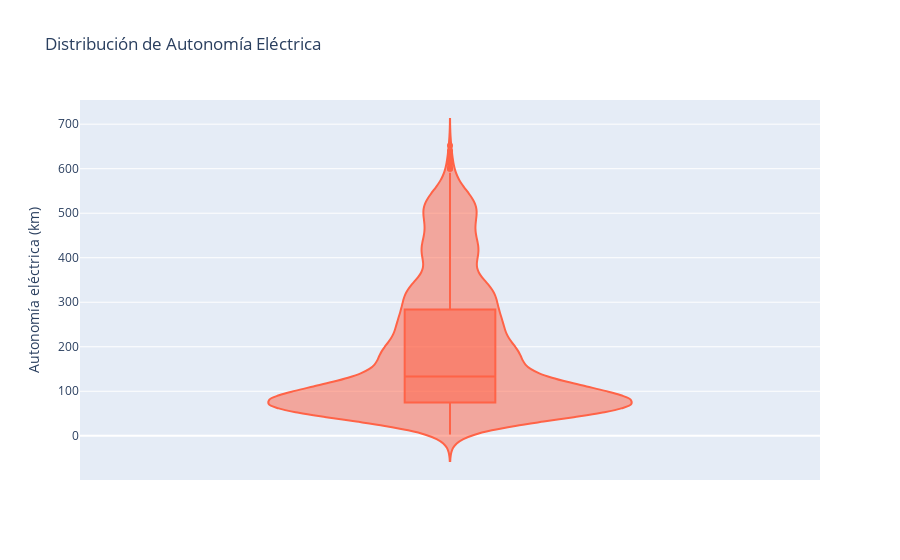

The cell this chart's notebook holds for it:
### Markdown cell above
Cambiar esto
En la grafica se aprecia que la autonomia de los vehiculos esta condensada entre 106 y 323 km desglosado de la siguiente manera:

-1839 tienen un valor de autonomia del vehiculo menor de 133 por lo cual hay una tendencia 
alta en la fabricacion/venta de este tipo de vehiculos.

-906 vehiculos con autonomia mayor a 133 y menor que 285 y 710 mayor a 285 km de autonomia sugiere que
la tendencia en este punto de fabricacion/venta esta repartida casi equanime entre las dos.

Conclusion:
Se entiende que los vehiculos electricos mas populares son los que tienen una autonomia menor a 133 km.

### Code cell
def violinAutonomiaConjunta(df_coches):
    """
    Se devuelve la grafica de violin de la autonomia de coches electricos puros e hibridos
    """
    fig = px.violin(df_coches, y='Autonomía eléctrica (km)', box=True, title='Distribución de Autonomía Eléctrica',
                    labels={'Autonomía eléctrica (km)': 'Autonomía eléctrica (km)'},
                    color_discrete_sequence= ['tomato'])

    fig.show()
print(help(violinAutonomiaConjunta))
violinAutonomiaConjunta(df_coches)

### Figure 1 — Plotly figure (JSON) as saved in the notebook; plotly's stock layout.template omitted (floating-point values rounded to 4 significant figures; data arrays with more than 128 entries replaced by an {"elided": "..."} marker saying what was removed)
{"data": [{"alignmentgroup": "True", "box": {"visible": true}, "hovertemplate": "Autonomía eléctrica (km)=%{y}<extra></extra>", "legendgroup": "", "marker": {"color": "tomato"}, "name": "", "offsetgroup": "", "orientation": "v", "scalegroup": "True", "showlegend": false, "type": "violin", "x0": " ", "xaxis": "x", "y": {"elided": "3659 float values"}, "y0": " ", "yaxis": "y"}], "layout": {"legend": {"tracegroupgap": 0}, "title": {"text": "Distribución de Autonomía Eléctrica"}, "violinmode": "group", "xaxis": {"anchor": "y", "domain": [0, 1]}, "yaxis": {"anchor": "x", "domain": [0, 1], "title": {"text": "Autonomía eléctrica (km)"}}}}
